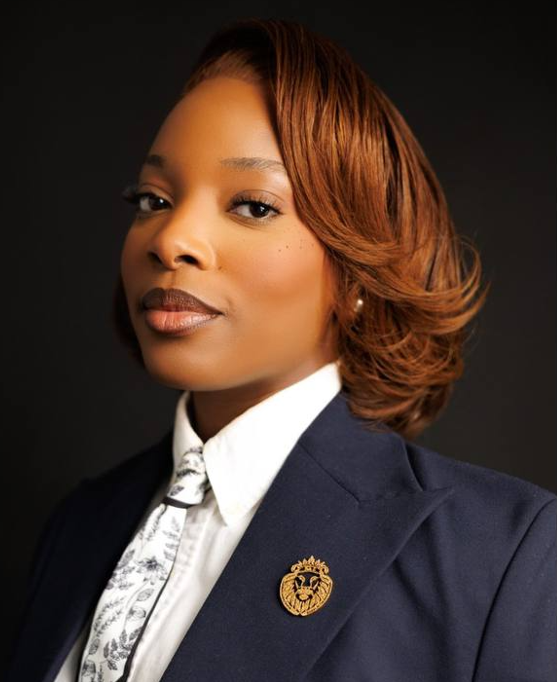
#> input picture Photos RLE/Marie-Reine Ntabala.png, 557 x 682 px, found by its file name
$ python crop_photos.py
#> lines starting #> are read from the running program, lines starting #| are printed output that depends on the picture
from PIL import Image
import os

def crop_canva_image(input_path, output_path):
#> called with input_path = 'Photos RLE/Marie-Reine Ntabala.png', output_path = 'marie_portrait.png'
    try:
        if not os.path.exists(input_path):
            print(f"Erreur: Le fichier {input_path} n'existe pas.")
            return False

        img = Image.open(input_path)
#> img is the input picture: PIL image 557x682 RGBA; mean R, G, B, A 73.7, 56.7, 49.2, 255
        width, height = img.size
#> width = 557; height = 682

        # Sur les images Canva de l'utilisateur:
        # La photo est à gauche, le texte à droite.
        # On prend les 50% de gauche.
        # Format portrait pour le site (4:5 ratio idéal)

        # On garde 50% de la largeur (côté gauche)
        # Mais pour être sûr de bien cadrer et éviter le texte:
        # On prend un peu moins de 50% si nécessaire.
        # Ici on prend exactement la moitié gauche.
        left = 0
        top = 0
        right = width // 2
#> right = 278
        bottom = height
#> bottom = 682

        cropped_img = img.crop((left, top, right, bottom))
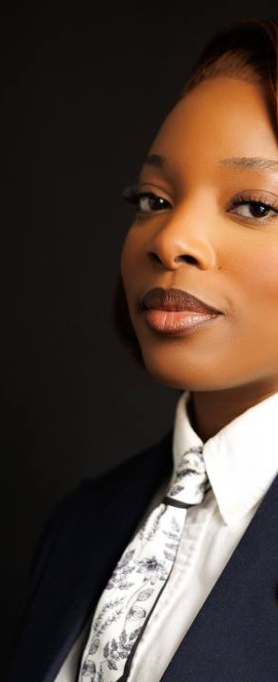
#> cropped_img: PIL image 278x682 RGBA; mean R, G, B, A 82.3, 66.5, 56.7, 255
        cropped_img.save(output_path, "PNG")
        print(f"Succès: {output_path} généré.")
        return True
    except Exception as e:
        print(f"Erreur lors du traitement de {input_path}: {e}")
        return False

# Liste des membres à traiter
directory = "Photos RLE"
members = {
    "Marie-Reine Ntabala.png": "marie_portrait.png",
    "Séphora Ilunga.png": "sephora_portrait.png",
    "Uruelle Katande.png": "urielle_portrait.png",
    "Nanoushe Mulaj.png": "nanouche_portrait.png",
    "Christian Mwamba.png": "christian_portrait.png",
    "Eliezer Dikiefu.png": "eliezer_portrait.png",
    "Tensia Molisho.png": "tensia_portrait.png"
}

for src, dest in members.items():
    input_file = os.path.join(directory, src)
    crop_canva_image(input_file, dest)
#> pass 2 of the loop `for src, dest in members.items():`:
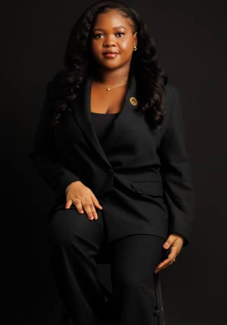
#> input picture Photos RLE/Séphora Ilunga.png, 227 x 325 px, found by its file name
#> in crop_canva_image, img is the input picture: PIL image 227x325 RGBA; mean R, G, B, A 26.6, 21, 18, 255
#> in crop_canva_image (call 2), `cropped_img = img.crop((left, top, right, bottom))`:
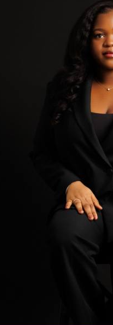
#> cropped_img: PIL image 113x325 RGBA; mean R, G, B, A 21, 15.7, 12.5, 255
#> pass 3 of the loop `for src, dest in members.items():`:
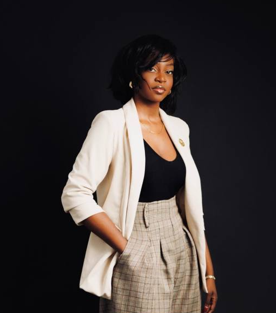
#> input picture Photos RLE/Uruelle Katande.png, 276 x 313 px, found by its file name
#> in crop_canva_image, img is the input picture: PIL image 276x313 RGBA; mean R, G, B, A 63.7, 57, 55.9, 255
#> in crop_canva_image (call 3), `cropped_img = img.crop((left, top, right, bottom))`:
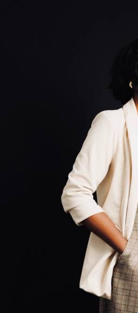
#> cropped_img: PIL image 138x313 RGBA; mean R, G, B, A 61.1, 56.1, 55.6, 255
#> the loop made 7 passes; the first 3 are shown
